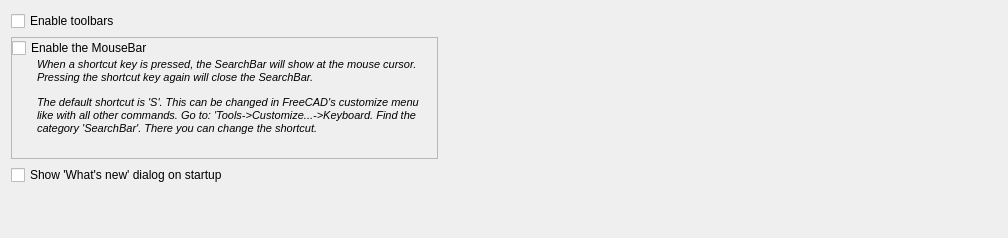
<?xml version="1.0" encoding="UTF-8"?>
<ui version="4.0">
 <class>Form</class>
 <widget class="QWidget" name="Form">
  <property name="geometry">
   <rect>
    <x>0</x>
    <y>0</y>
    <width>1008</width>
    <height>238</height>
   </rect>
  </property>
  <property name="windowTitle">
   <string>Preferences</string>
  </property>
  <property name="windowIcon">
   <iconset>
    <normaloff>../Icons/Tango-System-search.svg</normaloff>../Icons/Tango-System-search.svg</iconset>
  </property>
  <layout class="QGridLayout" name="gridLayout_3">
   <item row="0" column="1">
    <spacer name="horizontalSpacer_2">
     <property name="orientation">
      <enum>Qt::Orientation::Horizontal</enum>
     </property>
     <property name="sizeHint" stdset="0">
      <size>
       <width>40</width>
       <height>20</height>
      </size>
     </property>
    </spacer>
   </item>
   <item row="0" column="0">
    <layout class="QGridLayout" name="gridLayout_2">
     <item row="0" column="0">
      <widget class="Gui::PrefCheckBox" name="EnableToolbar">
       <property name="text">
        <string>Enable toolbars</string>
       </property>
       <property name="prefEntry" stdset="0">
        <cstring>EnableToolbars</cstring>
       </property>
       <property name="prefPath" stdset="0">
        <cstring>Mod/SearchBar</cstring>
       </property>
      </widget>
     </item>
     <item row="1" column="0">
      <widget class="QFrame" name="">
       <property name="frameShape">
        <enum>QFrame::Shape::StyledPanel</enum>
       </property>
       <property name="frameShadow">
        <enum>QFrame::Shadow::Sunken</enum>
       </property>
       <layout class="QGridLayout" name="gridLayout">
        <property name="leftMargin">
         <number>0</number>
        </property>
        <property name="topMargin">
         <number>0</number>
        </property>
        <property name="rightMargin">
         <number>0</number>
        </property>
        <property name="bottomMargin">
         <number>0</number>
        </property>
        <property name="spacing">
         <number>0</number>
        </property>
        <item row="0" column="0" colspan="2">
         <widget class="Gui::PrefCheckBox" name="EnableMouseBar">
          <property name="text">
           <string>Enable the MouseBar</string>
          </property>
          <property name="prefEntry" stdset="0">
           <cstring>EnableMouseBar</cstring>
          </property>
          <property name="prefPath" stdset="0">
           <cstring>Mod/SearchBar</cstring>
          </property>
         </widget>
        </item>
        <item row="1" column="0">
         <spacer name="horizontalSpacer">
          <property name="orientation">
           <enum>Qt::Orientation::Horizontal</enum>
          </property>
          <property name="sizeType">
           <enum>QSizePolicy::Policy::Fixed</enum>
          </property>
          <property name="sizeHint" stdset="0">
           <size>
            <width>25</width>
            <height>17</height>
           </size>
          </property>
         </spacer>
        </item>
        <item row="1" column="1">
         <widget class="QLabel" name="label">
          <property name="minimumSize">
           <size>
            <width>400</width>
            <height>100</height>
           </size>
          </property>
          <property name="text">
           <string>&lt;html&gt;&lt;head/&gt;&lt;body&gt;&lt;p&gt;&lt;span style=&quot; font-size:8pt; font-style:italic;&quot;&gt;When a shortcut key is pressed, the SearchBar will show at the mouse cursor. Pressing the shortcut key again will close the SearchBar. &lt;/span&gt;&lt;/p&gt;&lt;p&gt;&lt;span style=&quot; font-size:8pt; font-style:italic; &quot;&gt;The default shortcut is 'S'. This can be changed in FreeCAD's customize menu like with all other commands. Go to: 'Tools-&amp;gt;Customize...-&amp;gt;Keyboard. Find the category 'SearchBar'. There you can change the shortcut.&lt;/span&gt;&lt;/p&gt;&lt;/body&gt;&lt;/html&gt;</string>
          </property>
          <property name="alignment">
           <set>Qt::AlignmentFlag::AlignLeading|Qt::AlignmentFlag::AlignLeft|Qt::AlignmentFlag::AlignTop</set>
          </property>
          <property name="wordWrap">
           <bool>true</bool>
          </property>
         </widget>
        </item>
       </layout>
      </widget>
     </item>
     <item row="2" column="0">
      <widget class="Gui::PrefCheckBox" name="ShowChangeLog">
       <property name="text">
        <string>Show 'What's new' dialog on startup</string>
       </property>
       <property name="prefEntry" stdset="0">
        <cstring>ShowChangeDialog</cstring>
       </property>
       <property name="prefPath" stdset="0">
        <cstring>Mod/SearchBar</cstring>
       </property>
      </widget>
     </item>
    </layout>
   </item>
   <item row="1" column="0">
    <spacer name="verticalSpacer">
     <property name="orientation">
      <enum>Qt::Orientation::Vertical</enum>
     </property>
     <property name="sizeHint" stdset="0">
      <size>
       <width>20</width>
       <height>40</height>
      </size>
     </property>
    </spacer>
   </item>
  </layout>
 </widget>
 <customwidgets>
  <customwidget>
   <class>Gui::PrefCheckBox</class>
   <extends>QCheckBox</extends>
   <header>Gui/PrefWidgets.h</header>
  </customwidget>
 </customwidgets>
 <resources/>
 <connections/>
</ui>
